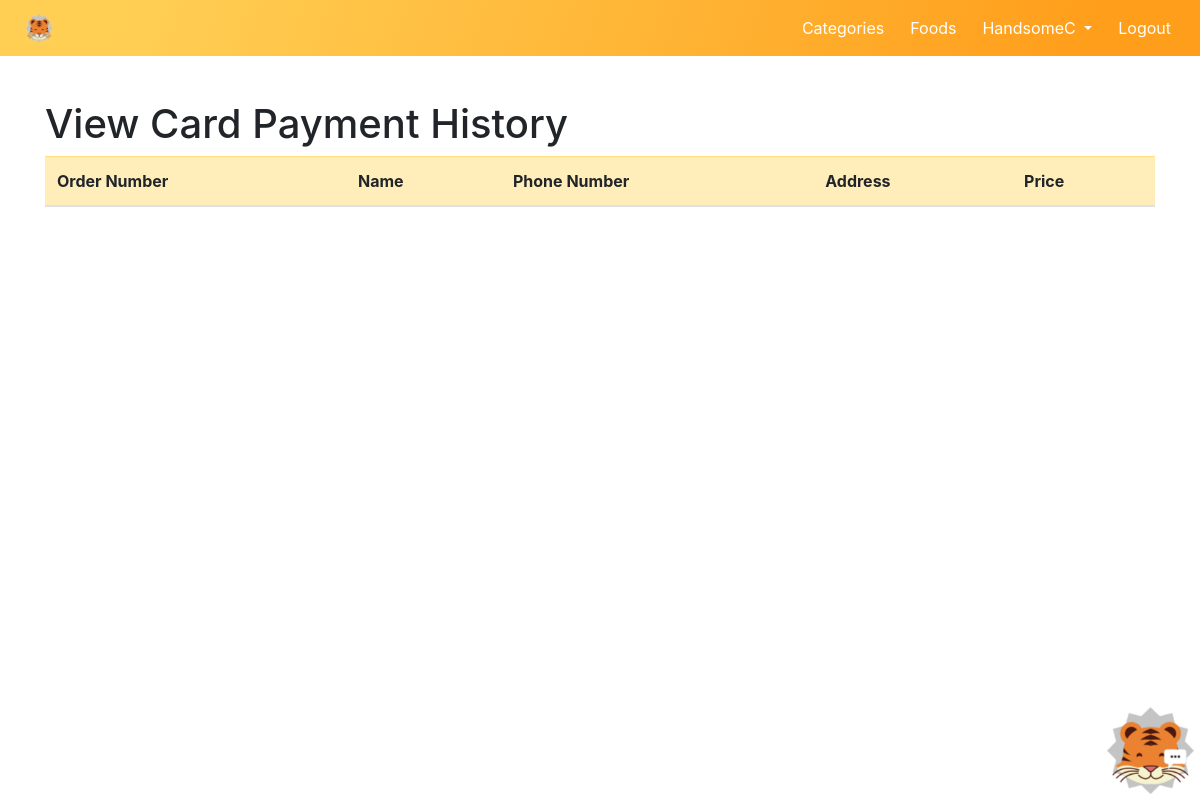
The app's page /paymenthistory.php (signed in), older data.
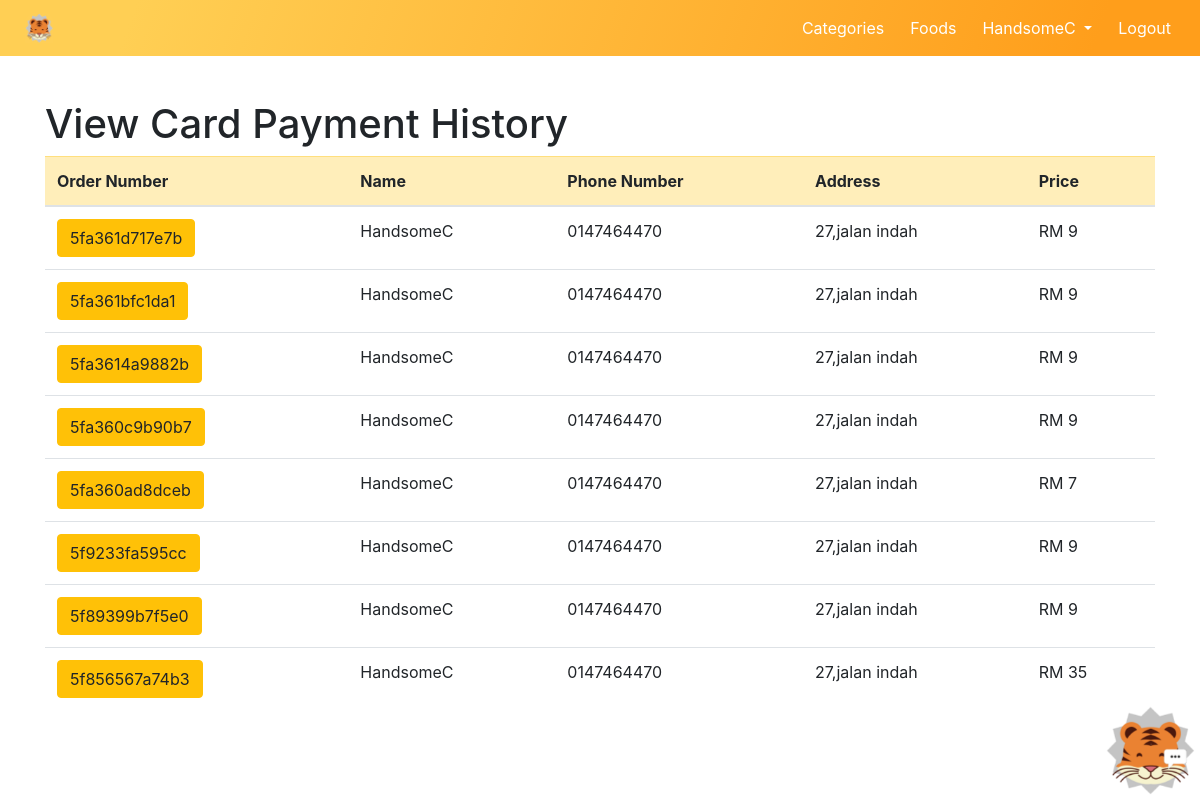
The same page, newer data.
### tables this page shows
CREATE TABLE `payment` (
  `id` int(11) NOT NULL,
  `order_id` varchar(255) NOT NULL,
  `email` varchar(255) NOT NULL,
  `Name` varchar(255) NOT NULL,
  `PhoneNo` varchar(255) NOT NULL,
  `Address` varchar(255) NOT NULL,
  `price` int(255) NOT NULL,
  `time_date` timestamp NOT NULL DEFAULT current_timestamp(),
  `payment_way` varchar(255) NOT NULL,
  `status` varchar(255) NOT NULL,
  `receive` varchar(255) NOT NULL
);

### paymenthistory.php (the view, shortened to what this page needs)
<?php
require('database/pdo.php');
?>
<!DOCTYPE html>
<html>
<head>
    <link rel="stylesheet" href="css/nav-bar.css">
</head>
<body>
    <header>
        <?php
          require "navandfooter/nav.php";
        ?>
    </header>
    <?php
if(isset($_SESSION['userEmail-foodtiger']))
{
require "chat.php";
}
      ?>
    <div class="container" style="margin-top:100px;">
    <div class="row">
        <div class="col-md-12 col-md-offset-1">
            <h1>View Card Payment History</h1>
            <div class="panel panel-default panel-table">
              <div class="panel-body">
                <table class="table">
                  <thead class="table-warning">
                    <tr>
                        <th>Order Number</th>
                        <th>Name</th>
                        <th>Phone Number</th>
                        <th>Address</th>
                        <th>Price</th>
                    </tr>
                  </thead>
                  <tbody>
                  <?php
                 $currentuser = $_SESSION['userEmail-foodtiger'];
                $query = "SELECT * FROM payment WHERE email= '$currentuser' ORDER BY time_date DESC";
                $run_query = mysqli_query($conn, $query) or die(mysqli_error($conn));
                if (mysqli_num_rows($run_query) > 0) {
                while ($row = mysqli_fetch_array($run_query)) {
?>
                  <tr>
                  <td><a href ="orderdetail.php?order_id=<?php echo $row['order_id'];?>"><button type="button" class="btn btn-warning" ><?php echo $row['order_id'];?></button></a></td>
                  <td><?php echo $row['Name'];?></td>
                  <td><?php echo $row['PhoneNo'];?></td>
                  <td><?php echo $row['Address'];?></td>
                  <td>RM <?php echo $row['price'];?></td>
                  </tr>
<?php
                }
                }
                else {
                    echo "<script>alert('No any history yet! Start Order now');
                        </script>";
                }
                ?>
                      </tbody>
                </table>
              </div>
                   </div>
                   </div>
                   </div>
                   </div>
</body>
</html>

Row changes from the older to the newer data that the page shows:
added payment: order "5fa361d717e7b", Name "HandsomeC", PhoneNo "0147464470", Address "27,jalan indah", price "9"
added payment: order "5fa361bfc1da1", Name "HandsomeC", PhoneNo "0147464470", Address "27,jalan indah", price "9"
added payment: order "5fa3614a9882b", Name "HandsomeC", PhoneNo "0147464470", Address "27,jalan indah", price "9"
added payment: order "5fa360c9b90b7", Name "HandsomeC", PhoneNo "0147464470", Address "27,jalan indah", price "9"
added payment: order "5fa360ad8dceb", Name "HandsomeC", PhoneNo "0147464470", Address "27,jalan indah", price "7"
added payment: order "5f9233fa595cc", Name "HandsomeC", PhoneNo "0147464470", Address "27,jalan indah", price "9"
added payment: order "5f89399b7f5e0", Name "HandsomeC", PhoneNo "0147464470", Address "27,jalan indah", price "9"
added payment: order "5f856567a74b3", Name "HandsomeC", PhoneNo "0147464470", Address "27,jalan indah", price "35"
